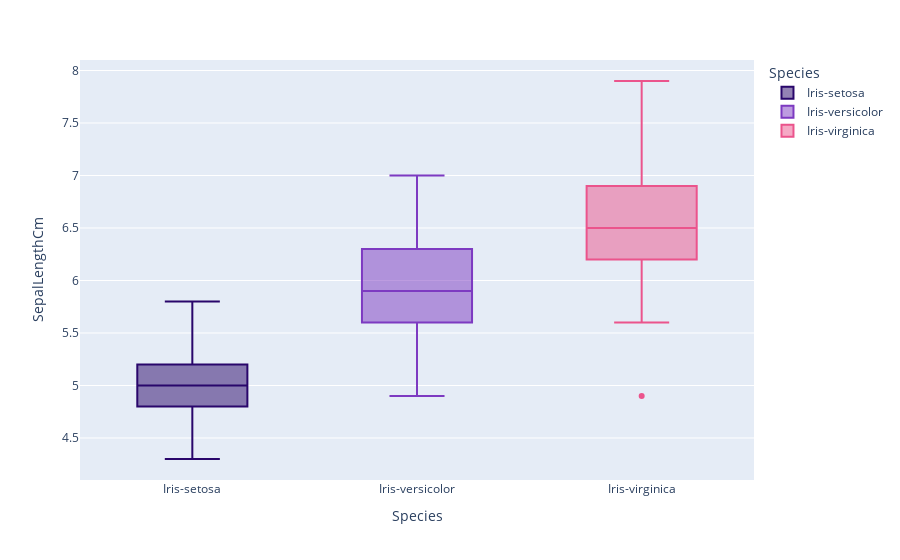

Notebook cell for this chart:
### Markdown cell above
## Sepal-Length

### Code cell
fig = px.box(
    data_frame=iris,                   # DataFrame containing the data
    x='Species',                        # Categories on x-axis
    y='SepalLengthCm',                  # Values to plot on y-axis
    color='Species',                     # Color by species
    color_discrete_sequence=['#29066B','#7D3AC1','#EB548C'],  # Custom colors
    orientation='v'                      # Vertical boxes
)
fig.show()                               # Render the box plot

### Figure 1 — Plotly figure (JSON) as saved in the notebook; plotly's stock layout.template omitted (floating-point values rounded to 4 significant figures)
{"data": [{"alignmentgroup": "True", "hovertemplate": "Species=%{x}<br>SepalLengthCm=%{y}<extra></extra>", "legendgroup": "Iris-setosa", "marker": {"color": "#29066B"}, "name": "Iris-setosa", "notched": false, "offsetgroup": "Iris-setosa", "orientation": "v", "showlegend": true, "type": "box", "x": ["Iris-setosa", "Iris-setosa", "Iris-setosa", "Iris-setosa", "Iris-setosa", "Iris-setosa", "Iris-setosa", "Iris-setosa", "Iris-setosa", "Iris-setosa", "Iris-setosa", "Iris-setosa", "Iris-setosa", "Iris-setosa", "Iris-setosa", "Iris-setosa", "Iris-setosa", "Iris-setosa", "Iris-setosa", "Iris-setosa", "Iris-setosa", "Iris-setosa", "Iris-setosa", "Iris-setosa", "Iris-setosa", "Iris-setosa", "Iris-setosa", "Iris-setosa", "Iris-setosa", "Iris-setosa", "Iris-setosa", "Iris-setosa", "Iris-setosa", "Iris-setosa", "Iris-setosa", "Iris-setosa", "Iris-setosa", "Iris-setosa", "Iris-setosa", "Iris-setosa", "Iris-setosa", "Iris-setosa", "Iris-setosa", "Iris-setosa", "Iris-setosa", "Iris-setosa", "Iris-setosa", "Iris-setosa", "Iris-setosa", "Iris-setosa"], "x0": " ", "xaxis": "x", "y": [5.1, 4.9, 4.7, 4.6, 5, 5.4, 4.6, 5, 4.4, 4.9, 5.4, 4.8, 4.8, 4.3, 5.8, 5.7, 5.4, 5.1, 5.7, 5.1, 5.4, 5.1, 4.6, 5.1, 4.8, 5, 5, 5.2, 5.2, 4.7, 4.8, 5.4, 5.2, 5.5, 4.9, 5, 5.5, 4.9, 4.4, 5.1, 5, 4.5, 4.4, 5, 5.1, 4.8, 5.1, 4.6, 5.3, 5], "y0": " ", "yaxis": "y"}, {"alignmentgroup": "True", "hovertemplate": "Species=%{x}<br>SepalLengthCm=%{y}<extra></extra>", "legendgroup": "Iris-versicolor", "marker": {"color": "#7D3AC1"}, "name": "Iris-versicolor", "notched": false, "offsetgroup": "Iris-versicolor", "orientation": "v", "showlegend": true, "type": "box", "x": ["Iris-versicolor", "Iris-versicolor", "Iris-versicolor", "Iris-versicolor", "Iris-versicolor", "Iris-versicolor", "Iris-versicolor", "Iris-versicolor", "Iris-versicolor", "Iris-versicolor", "Iris-versicolor", "Iris-versicolor", "Iris-versicolor", "Iris-versicolor", "Iris-versicolor", "Iris-versicolor", "Iris-versicolor", "Iris-versicolor", "Iris-versicolor", "Iris-versicolor", "Iris-versicolor", "Iris-versicolor", "Iris-versicolor", "Iris-versicolor", "Iris-versicolor", "Iris-versicolor", "Iris-versicolor", "Iris-versicolor", "Iris-versicolor", "Iris-versicolor", "Iris-versicolor", "Iris-versicolor", "Iris-versicolor", "Iris-versicolor", "Iris-versicolor", "Iris-versicolor", "Iris-versicolor", "Iris-versicolor", "Iris-versicolor", "Iris-versicolor", "Iris-versicolor", "Iris-versicolor", "Iris-versicolor", "Iris-versicolor", "Iris-versicolor", "Iris-versicolor", "Iris-versicolor", "Iris-versicolor", "Iris-versicolor", "Iris-versicolor"], "x0": " ", "xaxis": "x", "y": [7, 6.4, 6.9, 5.5, 6.5, 5.7, 6.3, 4.9, 6.6, 5.2, 5, 5.9, 6, 6.1, 5.6, 6.7, 5.6, 5.8, 6.2, 5.6, 5.9, 6.1, 6.3, 6.1, 6.4, 6.6, 6.8, 6.7, 6, 5.7, 5.5, 5.5, 5.8, 6, 5.4, 6, 6.7, 6.3, 5.6, 5.5, 5.5, 6.1, 5.8, 5, 5.6, 5.7, 5.7, 6.2, 5.1, 5.7], "y0": " ", "yaxis": "y"}, {"alignmentgroup": "True", "hovertemplate": "Species=%{x}<br>SepalLengthCm=%{y}<extra></extra>", "legendgroup": "Iris-virginica", "marker": {"color": "#EB548C"}, "name": "Iris-virginica", "notched": false, "offsetgroup": "Iris-virginica", "orientation": "v", "showlegend": true, "type": "box", "x": ["Iris-virginica", "Iris-virginica", "Iris-virginica", "Iris-virginica", "Iris-virginica", "Iris-virginica", "Iris-virginica", "Iris-virginica", "Iris-virginica", "Iris-virginica", "Iris-virginica", "Iris-virginica", "Iris-virginica", "Iris-virginica", "Iris-virginica", "Iris-virginica", "Iris-virginica", "Iris-virginica", "Iris-virginica", "Iris-virginica", "Iris-virginica", "Iris-virginica", "Iris-virginica", "Iris-virginica", "Iris-virginica", "Iris-virginica", "Iris-virginica", "Iris-virginica", "Iris-virginica", "Iris-virginica", "Iris-virginica", "Iris-virginica", "Iris-virginica", "Iris-virginica", "Iris-virginica", "Iris-virginica", "Iris-virginica", "Iris-virginica", "Iris-virginica", "Iris-virginica", "Iris-virginica", "Iris-virginica", "Iris-virginica", "Iris-virginica", "Iris-virginica", "Iris-virginica", "Iris-virginica", "Iris-virginica", "Iris-virginica", "Iris-virginica"], "x0": " ", "xaxis": "x", "y": [6.3, 5.8, 7.1, 6.3, 6.5, 7.6, 4.9, 7.3, 6.7, 7.2, 6.5, 6.4, 6.8, 5.7, 5.8, 6.4, 6.5, 7.7, 7.7, 6, 6.9, 5.6, 7.7, 6.3, 6.7, 7.2, 6.2, 6.1, 6.4, 7.2, 7.4, 7.9, 6.4, 6.3, 6.1, 7.7, 6.3, 6.4, 6, 6.9, 6.7, 6.9, 5.8, 6.8, 6.7, 6.7, 6.3, 6.5, 6.2, 5.9], "y0": " ", "yaxis": "y"}], "layout": {"boxmode": "overlay", "legend": {"title": {"text": "Species"}, "tracegroupgap": 0}, "margin": {"t": 60}, "xaxis": {"anchor": "y", "categoryarray": ["Iris-setosa", "Iris-versicolor", "Iris-virginica"], "categoryorder": "array", "domain": [0, 1], "title": {"text": "Species"}}, "yaxis": {"anchor": "x", "domain": [0, 1], "title": {"text": "SepalLengthCm"}}}}
